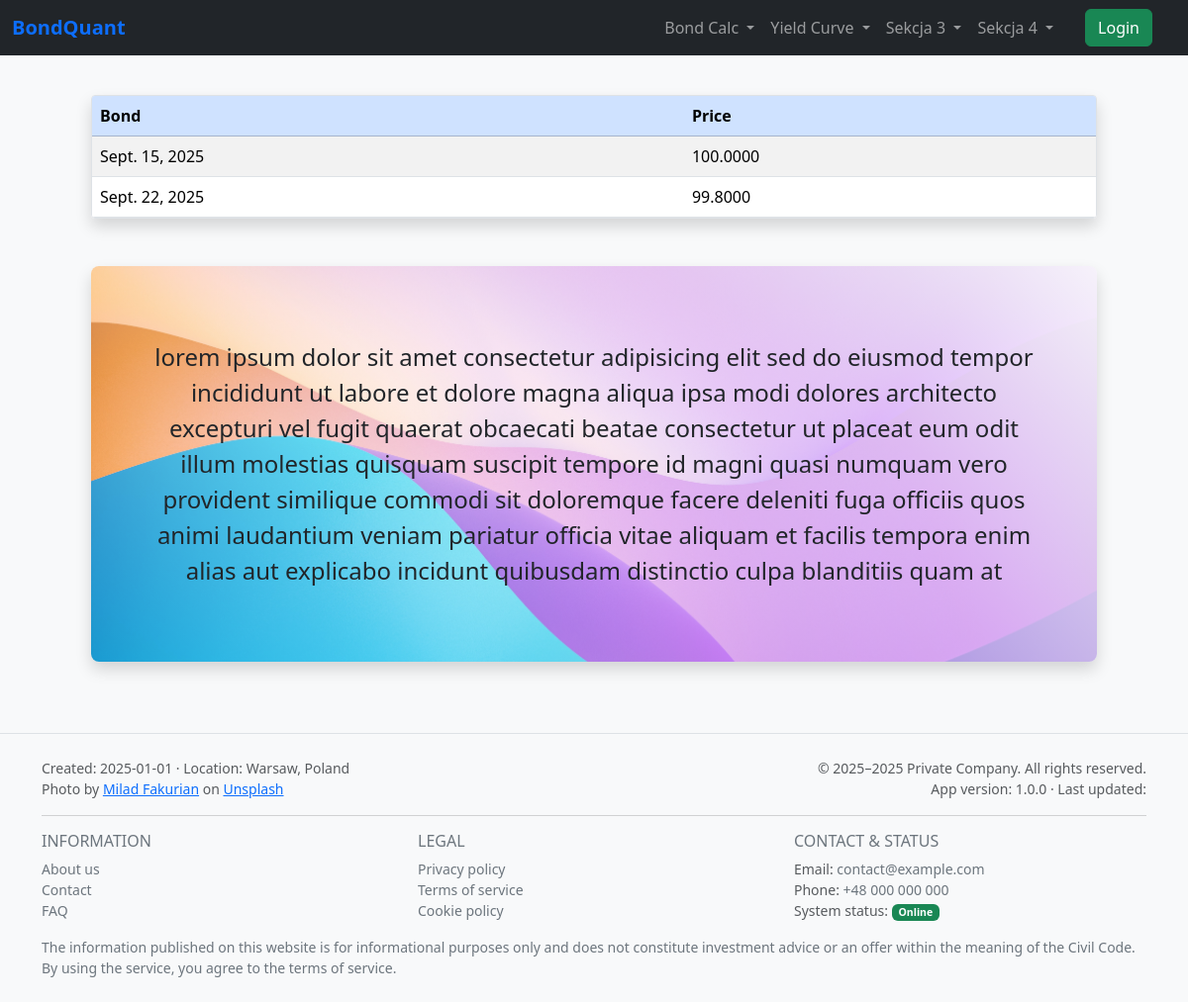
The app's page /bonds/list-prices/2/, older data.
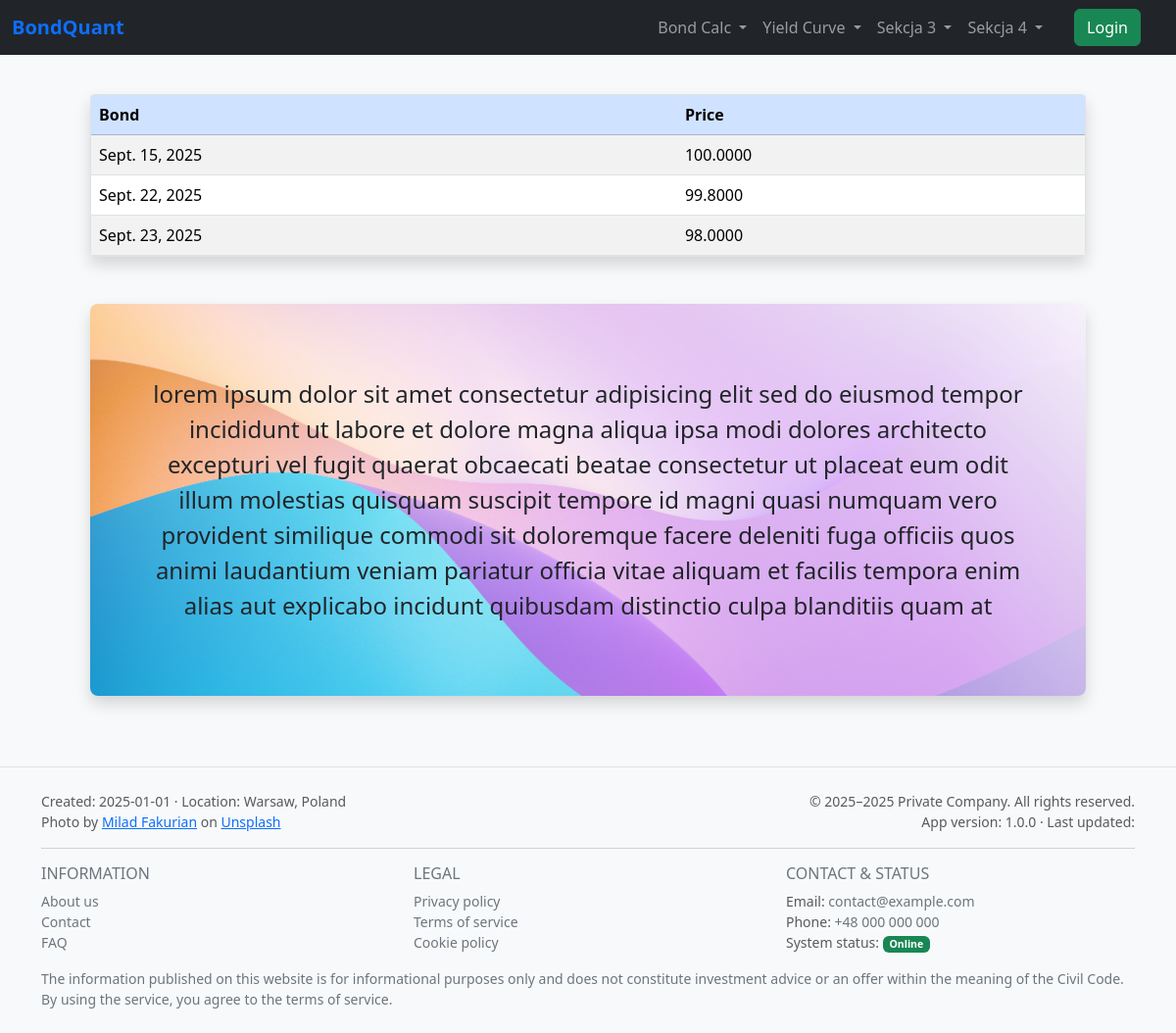
The same page, newer data.
### bonds/models.py (models this page shows, shortened)
class BondPrice(models.Model):
    calendar = ql.Poland()
    settlement_days = '2D'
    settlement_date = calendar.advance(ql.Date.todaysDate(), ql.Period(settlement_days)).ISO()
    bond = models.ForeignKey(Bond, on_delete=models.CASCADE, related_name='prices')
    price = models.DecimalField(max_digits=10, decimal_places=4)
    date = models.DateField(default=settlement_date)
    class Meta:
        ordering = ['date']
        unique_together = ('price', 'date')

### bonds/views.py (the view)
# urls.py: path('list-prices/<int:pk>/', BondPriceListView.as_view(), name='list_bond_prices'),
class BondPriceListView(ListView):
    model = BondPrice
    context_object_name = 'bond_prices'
    template_name = 'bonds/list_bond_prices.html'
    def get_context_data(self, *args, **kwargs):
        context = super().get_context_data(**kwargs)
        return context
    def get_queryset(self):
        bond_pk = self.kwargs.get('pk')
        return BondPrice.objects.filter(bond_id=bond_pk)

### bonds/templates/bonds/list_bond_prices.html (shortened to what this page needs)
{% extends 'base.html' %}
{% load static %}
{% block content %}
    <div class="overflow-hidden rounded-1 border shadow">
            <table class="table table-striped table-hover mb-0">
            <thead>
            <tr class="table-primary">
                <th>Bond</th>
                <th>Price</th>
            </tr>
        </thead>
        {% for obj in bond_prices %}
            <tr>
                <td>{{ obj.date }}</td>
                <td>{{ obj.price }}</td>
            </tr>
        {% endfor %}
        </table>
    </div>
{% endblock %}

Row changes from the older to the newer data that the page shows:
added BondPrice: date "Sept. 23, 2025", price "98.0000"
